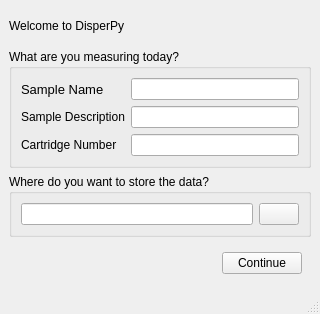
<?xml version="1.0" encoding="UTF-8"?>
<ui version="4.0">
 <class>MainWindow</class>
 <widget class="QMainWindow" name="MainWindow">
  <property name="geometry">
   <rect>
    <x>0</x>
    <y>0</y>
    <width>320</width>
    <height>314</height>
   </rect>
  </property>
  <property name="windowTitle">
   <string>Dispertech: Sample Data</string>
  </property>
  <property name="styleSheet">
   <string notr="true">font: 25 10pt &quot;Ubuntu&quot;;</string>
  </property>
  <widget class="QWidget" name="centralwidget">
   <layout class="QVBoxLayout" name="verticalLayout">
    <item>
     <widget class="QLabel" name="label">
      <property name="styleSheet">
       <string notr="true">font: 25 13pt &quot;Ubuntu&quot;;</string>
      </property>
      <property name="text">
       <string>Welcome to DisperPy</string>
      </property>
     </widget>
    </item>
    <item>
     <widget class="QGroupBox" name="groupBox">
      <property name="title">
       <string>What are you measuring today?</string>
      </property>
      <layout class="QFormLayout" name="formLayout_2">
       <item row="0" column="0">
        <widget class="QLabel" name="label_4">
         <property name="font">
          <font>
           <family>Ubuntu</family>
           <pointsize>10</pointsize>
           <weight>3</weight>
           <italic>false</italic>
           <bold>false</bold>
          </font>
         </property>
         <property name="text">
          <string>Sample Name</string>
         </property>
         <property name="buddy">
          <cstring>line_sample_name</cstring>
         </property>
        </widget>
       </item>
       <item row="0" column="1">
        <widget class="QLineEdit" name="line_sample_name"/>
       </item>
       <item row="1" column="0">
        <widget class="QLabel" name="label_5">
         <property name="text">
          <string>Sample Description</string>
         </property>
         <property name="buddy">
          <cstring>line_sample_description</cstring>
         </property>
        </widget>
       </item>
       <item row="1" column="1">
        <widget class="QLineEdit" name="line_sample_description"/>
       </item>
       <item row="2" column="0">
        <widget class="QLabel" name="label_2">
         <property name="text">
          <string>Cartridge Number</string>
         </property>
        </widget>
       </item>
       <item row="2" column="1">
        <widget class="QLineEdit" name="line_cartridge_number"/>
       </item>
      </layout>
     </widget>
    </item>
    <item>
     <widget class="QGroupBox" name="groupBox_2">
      <property name="title">
       <string>Where do you want to store the data?</string>
      </property>
      <layout class="QHBoxLayout" name="horizontalLayout">
       <item>
        <widget class="QLineEdit" name="line_data_directory"/>
       </item>
       <item>
        <widget class="QPushButton" name="button_open_folder">
         <property name="maximumSize">
          <size>
           <width>40</width>
           <height>40</height>
          </size>
         </property>
         <property name="styleSheet">
          <string notr="true">border-image: url(:/icons/Icons/folder-open.png) 0 0 0 0 stretch stretch;</string>
         </property>
         <property name="text">
          <string/>
         </property>
         <property name="iconSize">
          <size>
           <width>32</width>
           <height>32</height>
          </size>
         </property>
        </widget>
       </item>
      </layout>
     </widget>
    </item>
    <item>
     <widget class="QWidget" name="widget" native="true">
      <layout class="QHBoxLayout" name="horizontalLayout_2">
       <item>
        <spacer name="horizontalSpacer">
         <property name="orientation">
          <enum>Qt::Horizontal</enum>
         </property>
         <property name="sizeHint" stdset="0">
          <size>
           <width>40</width>
           <height>20</height>
          </size>
         </property>
        </spacer>
       </item>
       <item>
        <widget class="QPushButton" name="button_continue">
         <property name="text">
          <string>Continue</string>
         </property>
        </widget>
       </item>
      </layout>
     </widget>
    </item>
   </layout>
  </widget>
  <widget class="QMenuBar" name="menubar">
   <property name="geometry">
    <rect>
     <x>0</x>
     <y>0</y>
     <width>320</width>
     <height>22</height>
    </rect>
   </property>
  </widget>
  <widget class="QStatusBar" name="statusbar"/>
 </widget>
 <resources>
  <include location="resources.qrc"/>
 </resources>
 <connections/>
</ui>
